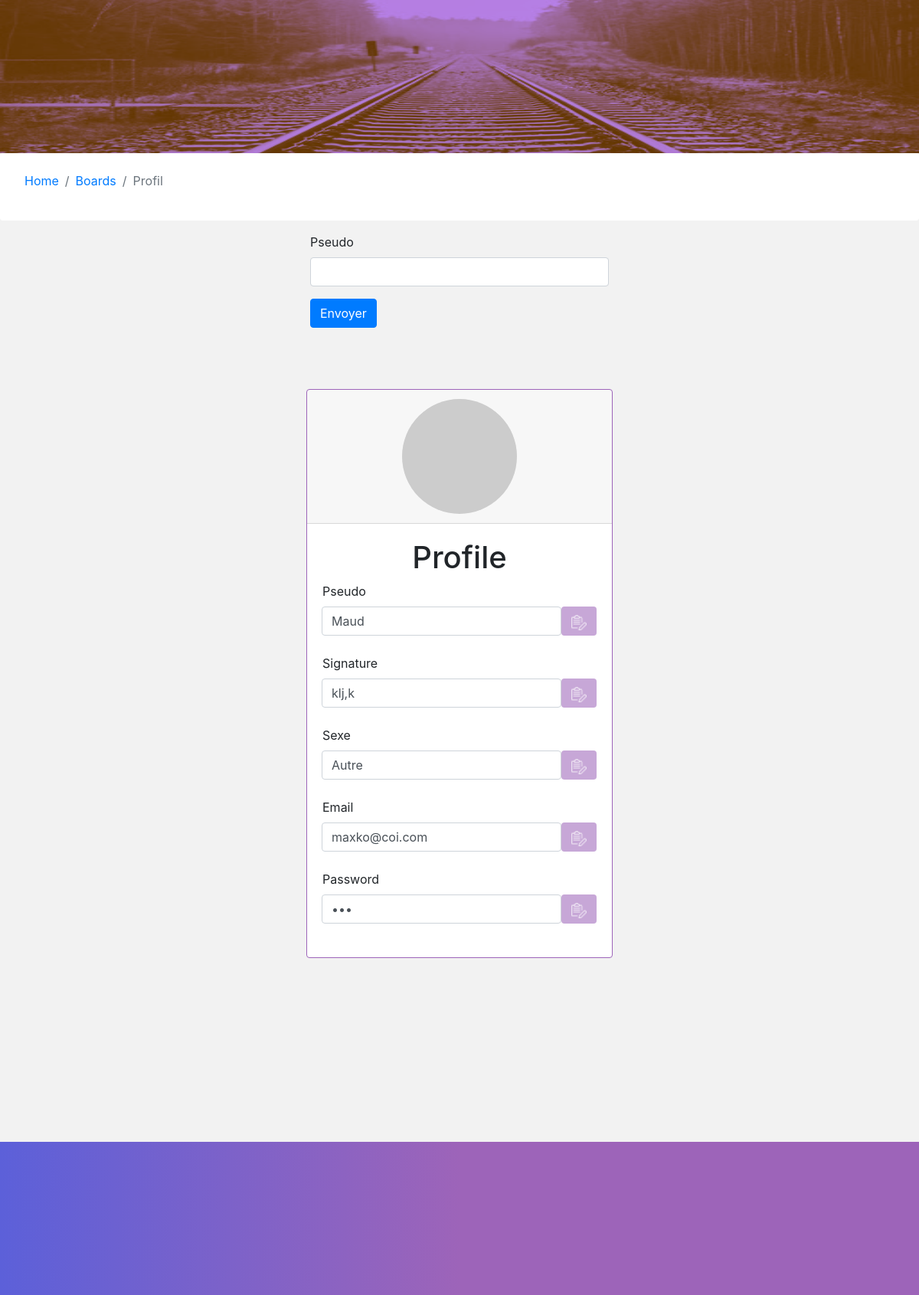
The page /View/profil.php?nickname=Maud on the database its author committed.
### tables this page shows
CREATE TABLE `users` (
  `id` int(11) NOT NULL,
  `nickname` varchar(50) NOT NULL,
  `signature` varchar(50) DEFAULT NULL,
  `gender` varchar(20) NOT NULL,
  `gravatar` tinyint(1) NOT NULL DEFAULT '0',
  `is_connected` tinyint(1) DEFAULT '0',
  `email` varchar(150) NOT NULL,
  `password` varchar(50) NOT NULL,
  `position` varchar(20) NOT NULL DEFAULT 'Membre',
  `topic_id` int(11) DEFAULT NULL,
  `message_id` int(11) DEFAULT NULL
);

### View/profil.php (the view, shortened to what this page needs)
<!DOCTYPE html>
<html lang="en">
<head>
    <link rel="stylesheet" href="https://cdn.jsdelivr.net/npm/bootstrap@4.5.3/dist/css/bootstrap.min.css">
    <link rel="stylesheet" href="style_test.css">
</head>
<body>
    <div class="container-fluid">
        <div class="row header">
            <img class="img-fluid image-header" src="../images/rail_duotone.png" alt="image header rail train" style="width: 100%; height: 100%;">
        </div>
        <div class="row breadcrumb">
            <nav aria-label="breadcrumb container-fluid">
                <ol class="breadcrumb">
                <li class="breadcrumb-item"><a href="inscription.php">Home</a></li>
                <li class="breadcrumb-item"><a href="inscription_post.php">Boards</a></li>
                <li class="breadcrumb-item active" aria-current="page">Profil</li>
                </ol>
            </nav>
        </div>
        <div class="row no-gutters d-flex">
                <div class="col"></div>
                <div class="col-4">
                    <form class="align-item-center" method="get" action="profil.php">
                        <div class="form-group">
                            <label for="nickname">Pseudo</label>
                            <input type="text" class="form-control" id="nickname" name="nickname">
                        </div>
                        <button type="submit" class="btn btn-primary">Envoyer</button>
                    </form>
                </div>
                <div class="col"></div>
            </div>
    <?php
        $host = "localhost";
        $dbname = "forum";
        $user = "root";
        $pass = "root";
        $nickname = $_GET["nickname"];
        try{
            if (isset($_GET['nickname']))
            {
                $db = new PDO("mysql:host=$host;dbname=$dbname", $user, $pass);
                $db->setAttribute(PDO::ATTR_ERRMODE, PDO::ERRMODE_EXCEPTION);
                $req = $db->prepare('SELECT * FROM users WHERE nickname = :nickname');
                $req->execute(array('nickname' => $nickname ));
                while($data = $req->fetch())
                {
                $avatar= "http://2.gravatar.com/avatar/".md5($data['email'])."?s=100&";
    ?>
        <div class="row content row-content justify-content-center ">
            <div class="card">
                <div class="card-header d-flex justify-content-center">
                    <img class="card-img-top img-fluid card-profil " src=<?php echo $avatar ?> alt="avatar" style="width: 150px;">
                </div>
                <div class="card-body">
                    <p class="h1">Profile</p>
                    <form method="post" action="inscription_update.php">
                        <div class="form-group" >
                            <label for="nickname">Pseudo</label>
                                <div class="input-group-append">
                                <input type="text" class="form-control" id="nickname" value="<?php echo $data['nickname'] ?>" name="nickname">
                                <button type="submit" class="btn btn-update mb-2"><img class="img-edit"src="../images/edit.png"></button>
                            </div>
                        </div>
                        <div class="form-group" >
                            <label for="signature">Signature</label>
                            <div class="input-group-append">
                                <input type="text" class="form-control" id="signature" value="<?php echo $data['signature'] ?>" name="signature">
                                <button type="submit" class="btn btn-update mb-2"><img class="img-edit"src="../images/edit.png"></button>
                            </div>
                        </div>
                        <div class="form-group">
                            <label for="gender">Sexe</label>
                            <div class="input-group-append">
                                <input type="text" class="form-control" id="gender" value="<?php echo $data['gender'] ?>" name="gender">
                                <button type="submit" class="btn btn-update mb-2"><img class="img-edit"src="../images/edit.png"></button>
                            </div>
                        </div>
                        <div class="form-group">
                            <label for="email">Email</label>
                            <div class="input-group-append">
                                <input type="email" class="form-control" id="email" value="<?php echo $data['email'] ?>" name="email">
                                <button type="submit" class="btn btn-update mb-2"><img class="img-edit"src="../images/edit.png"></button>
                            </div>
                        </div>
                        <div class="form-group">
                            <label for="password">Password</label>
                            <div class="input-group-append">
                                <input type="password" class="form-control" id="password" value="<?php echo $data['password'] ?>" name="password">
                                <button type="submit" class="btn btn-update mb-2"><img class="img-edit"src="../images/edit.png"></button>
                            </div>
                        </div>
                    </form>
                </div>
            </div>
        </div>
    </div>
    <?php
                 }
            }
        }
        catch(PDOException $e){
            echo "Erreur : " . $e->getMessage();
        }
        ?>
    <div class="row-fluid footer">
    </div>
    </body>
</html>

### View/style_test.css (style rules this page uses)
ul, li { text-decoration: none; list-style: none; }
.breadcrumb { background-color: white; }
.header { height: 200px; background-color: #9abdf5; }
.card { background-color:white; min-width: 400px; max-width: 1500px; margin-bottom: 20vh; border : 1px solid #9D64B9; }
.img-edit { background-color: #c7a7d7; width: 20px; }
.input-group-text, .btn-update { background-color: #c7a7d7; }
.h1 { text-align: center; }
.card-profil, .message-photo { border-radius: 100%; }
.footer { width: 100%; height: 200px; background: linear-gradient(90deg, rgba(92,96,217,1) 0%, rgba(157,100,185,1) 50%); margin-bottom: 0; }
.row-content { background-color: #f2f2f2; margin-top: 10vh; margin-bottom: 10vh; }
body { background-color:#f2f2f2; }

### rows shown on the page
users: nickname "Maud", signature "klj,k", gender "Autre", email "maxko@coi.com"
